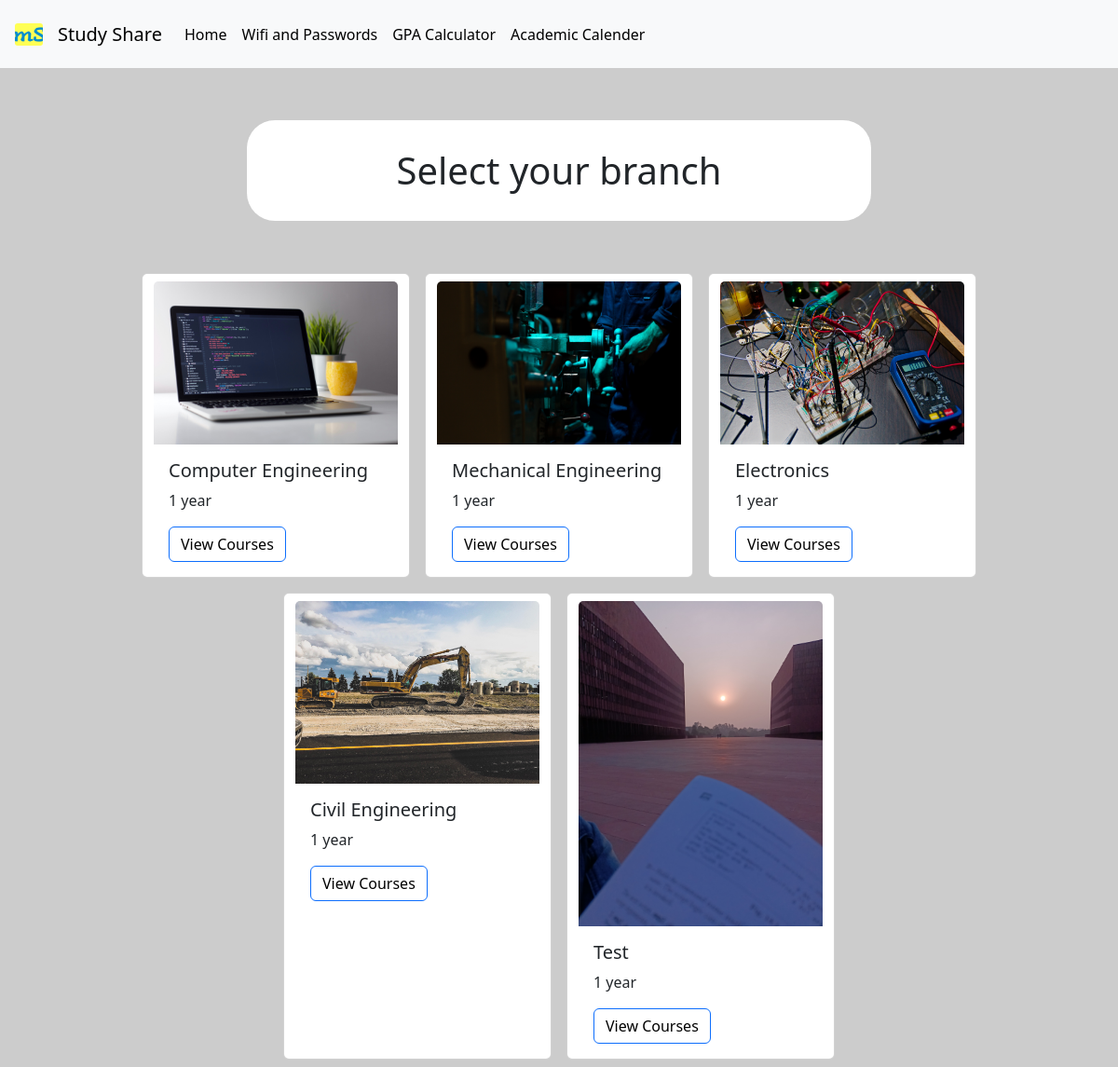
/1/, run on the app's committed database.
### academics/models.py (models this page shows)
class Branch(models.Model):
    name = models.CharField(max_length = 50)
    image = models.ImageField(upload_to='academics/images', default="")
    def __str__(self):
        return self.name

### academics/views.py (the view)
# urls.py: path('<int:year>/', views.branch, name = "branch"),
def branch(request, year):
    branches = Branch.objects.all()
    print(branches)
    context = {
        "year_number" : year,
        "branches" : branches
    }
    return render(request, 'academics/branch.html', context)

### academics/templates/academics/branch.html (shortened to what this page needs)
{% extends 'academics/base.html' %}
{% block body %}
<div class="row">
    <div class="col-12 m-auto mt-5">
        <h1 class = "text-center display-1">
            <h1 class="test text-center bg-white" style="border-radius: 30px;"> Select your branch </h1>
        </h1>
    </div>
</div>
{% load static %}
    <div class="row mt-5 justify-content-center">
        {% for branch in branches %}
            <div class="card col-md-12 col-sm-6 m-2" style="width: 18rem;">
                <img class="img-fluid card-img-top mt-2" src = "/media/{{branch.image}}"  alt="Card image cap">
                <div class="card-body">
                <h5 class="card-title"> {{branch}} </h5>
                <p class="card-text"> {{year_number}} year</p>
                <a href= {% url 'course' year_number branch.id %} class="btn btn-primary">View Courses</a>
                </div>
            </div>
        {% endfor%}
    </div>
{% endblock %}

### academics/templates/academics/base.html (shortened to what this page needs)
<!DOCTYPE html>
<html lang="en">
<head>
    <link href="https://cdn.jsdelivr.net/npm/bootstrap@5.3.0-alpha1/dist/css/bootstrap.min.css" rel="stylesheet">
    {% block css %}
      <link rel="stylesheet" href="/static/academics/styles.css?{% now "U" %}">
    {% endblock %}
  </head>
<body>
           <nav class="navbar navbar-expand-lg navbar-light bg-light">
              <div class="p-3">
                <img src="/media/academics/images/favicon.ico" alt="" width="30" height="24" class="d-inline-block align-text-top ">
              </div>
              <a class="navbar-brand" href={% url 'home'%}>Study Share</a>
              <div class="collapse navbar-collapse" id="navbarSupportedContent">
                <ul class="navbar-nav mr-auto">
                  <li class="nav-item active">
                    <a class="nav-link" href={% url 'home'%}> Home</a>
                  </li>
                  <li class="nav-item">
                    <a class="nav-link" href={% url 'wifi'%}> Wifi and Passwords </a>
                  </li>
                  <li class="nav-item">
                      <a class="nav-link" href = {% url 'gpa'%}> GPA Calculator </a>
                  </li>
                  {% load static %}
                  <li class="nav-item">
                    <a class="nav-link" href = {% static 'academics/calender.pdf' %} download target="_blank" >  Academic Calender </a>
                  </li>
                </ul>
              </div>
        </nav>
    <div class = "container">
        {% block body %}{% endblock body %}
    </div>
</body>
</html>

### academics/static/academics/styles.css (style rules this page uses)
body { background-image: url("background_image.jpg"); background-color: #cccccc; background-repeat: no-repeat; background-size: cover ; }
a:link { background-color: transparent; text-decoration: none; color: black; }
a { color:black !important; }
.test { border-radius: 30px; margin: 0 calc(100%/5); padding: 30px; font-weight: 500; }

### data on the page
Branch: image (picture), name "Computer Engineering", id "1"
Branch: image (picture), name "Mechanical Engineering", year_number "1"
Branch: image (picture), name "Electronics", year_number "1"
Branch: image (picture), name "Civil Engineering", year_number "1"
Branch: image (picture), name "Test", year_number "1"
